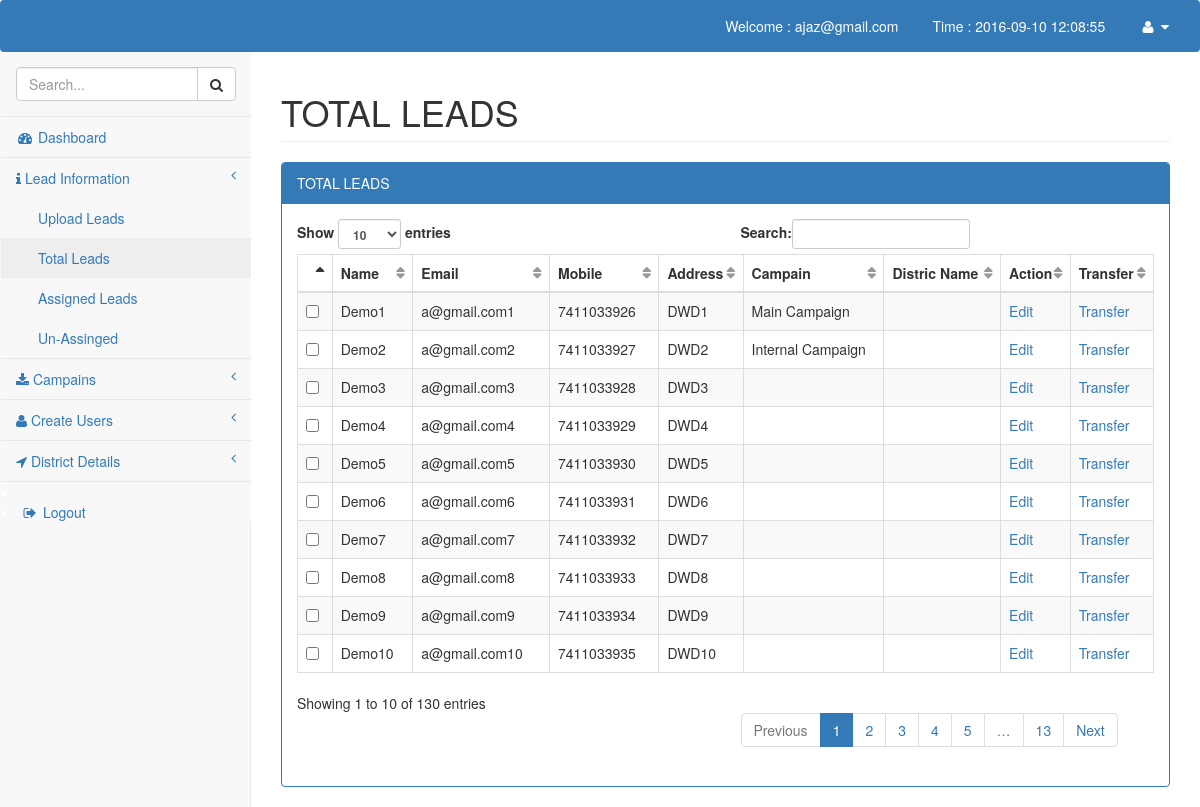
Before: /master/lead_info.php (signed in) with the older database file.
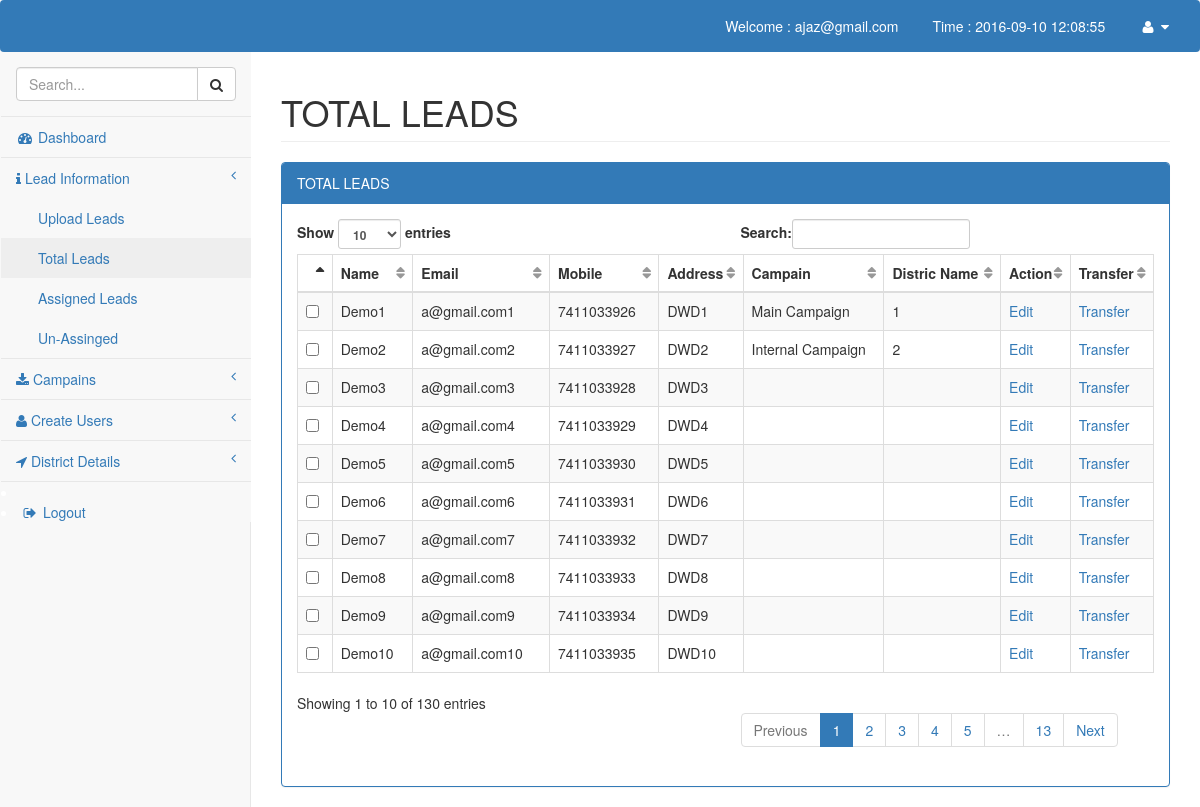
After: the same page with the newer database file.
### tables this page shows
CREATE TABLE IF NOT EXISTS `app_leads` (
`lead_id` bigint(20) NOT NULL,
  `lead_name` varchar(150) NOT NULL,
  `lead_email` varchar(150) NOT NULL,
  `lead_mobile` varchar(20) NOT NULL,
  `lead_address` text NOT NULL,
  `source_of_lead` varchar(255) NOT NULL,
  `district_name` varchar(255) NOT NULL,
  `assembly_name` varchar(255) NOT NULL,
  `ward_or_zp_name` varchar(255) NOT NULL,
  `polling_booth_no` varchar(255) NOT NULL,
  `campaign_group_name` varchar(255) NOT NULL,
  `voter_id` varchar(100) NOT NULL,
  `notepad` text NOT NULL,
  `uploaded_date` varchar(25) NOT NULL,
  `uploaded_by` varchar(100) NOT NULL,
  `uploaded_ip` varchar(100) NOT NULL,
  `modified_date` varchar(100) NOT NULL,
  `modified_by` varchar(100) NOT NULL,
  `modified_ip` varchar(100) NOT NULL
);

CREATE TABLE IF NOT EXISTS `campaigns` (
`campaign_id` int(11) NOT NULL,
  `campaign_name` varchar(255) NOT NULL,
  `district_id` int(11) NOT NULL,
  `uploaded_date` varchar(100) NOT NULL,
  `uploaded_by` varchar(100) NOT NULL,
  `uploaded_ip` varchar(100) NOT NULL,
  `modified_date` varchar(100) NOT NULL,
  `modified_by` varchar(100) NOT NULL,
  `modified_ip` varchar(100) NOT NULL
);

### comman/db_function.php (called while the page is built, shortened)
<?php
	function execute_sql_query($sql){
		$connection=db_connection();
		$result=mysqli_query($connection,$sql);
		if(!$result){
			sql_error($connection);
		}else{
			return $result;
		}
	}
	function execute_fetch($result){
		$fetch=mysqli_fetch_array($result);
		if(!$fetch){
		}else
		{
			return $fetch;
		}
	}
			?>
<?php
         function current_data_time(){
          return date('Y-m-d h:i:s');
    }
 ?>

### master/lead_info.php (the view, shortened to what this page needs)
<?php require_once('../webtemplate/headtags.php'); ?>
<?php require_once('../webtemplate/header_nav.php'); ?>
				<?php
					if(isset($_GET['show'])){
						$title=$_GET['show'];
					}else{
						$title="Total Leads";
					}
					if($title=="assigned"){
						 $get_lead="SELECT * FROM app_leads al,campaigns cmpgs WHERE al.campaign_group_name=cmpgs.campaign_id";
						 $campaign_name="";
					}elseif($title=="un-assigned"){
						 $get_lead="SELECT * FROM app_leads WHERE campaign_group_name=''";
						 $campaign_name="";
					}else{
						$get_lead="SELECT * FROM app_leads";
						$getdetails="SELECT * FROM app_leads al,campaigns cmpgs WHERE al.campaign_group_name=cmpgs.campaign_id";
						$details=execute_sql_query($getdetails);
					}
				 ?>
		<div id="page-wrapper">
            <div class="row">
                <div class="col-lg-12">
                    <h1 class="page-header"><?php echo strtoupper($title); ?></h1>
                </div>
            </div>
            <div class="row">
                <div class="col-lg-12">
                    <div class="panel panel-primary">
                        <div class="panel-heading">
                            <?php echo strtoupper($title); ?>
                        </div>
                        <div class="panel-body">
                            <form action="#" method="POST">
                            <div class="dataTable_wrapper">
                                <table width="100%" class="table table-striped table-bordered table-hover" id="dataTables-example">
						    <thead>
						    <tr>
						        <th data-field="state" data-checkbox="true" ></th>
						        <th data-field="lead_name" data-sortable="true">Name</th>
						        <th data-field="lead_email"  data-sortable="true">Email</th>
						        <th data-field="lead_mobile" data-sortable="true">Mobile</th>
						        <th data-field="lead_address" data-sortable="true">Address</th>
						        <th data-field="source_of_lead" data-sortable="true">Campain</th>
						        <th data-field="district_name" data-sortable="true">Distric Name</th>
						        <th data-field="Action" data-sortable="true">Action</th>
						        <th data-field="Transfer" data-sortable="true">Transfer</th>
						    </tr>
						    </thead>
						    <?php
						    	$execute=execute_sql_query($get_lead);
						    	while ($disp=execute_fetch($execute)) {
						    		$lead_id=$disp['lead_id'];
								if($title=="Total Leads"){
									$get_values=execute_fetch($details);
									if(!empty($get_values['campaign_group_name'])){
										$campaign_name=$get_values['campaign_name'];
									}else{$campaign_name="";}
								}
								?>
						    <tr data-index="0">
						    <td class="bs-checkbox">
						    <input data-index="0" name="toolbar1" type="checkbox"></td>
						    <td><?php echo $disp['lead_name'];?></td>
						    <td><?php echo $disp['lead_email'];?></td>
						    <td><?php echo $disp['lead_mobile'];?></td>
						    <td><?php echo $disp['lead_address'];?></td>
						    <td><?php echo $campaign_name;?></td>
						    <td><?php echo $disp['district_name'];?></td>
						    <td> <a href="edit_lead.php?edit_lead=<?php echo urldecode($lead_id)?>">Edit</a>  </td>
						     <td> <a href="transfer.php?edit_lead=<?php echo urldecode($lead_id)?>">Transfer</a>  </td>
						    </tr>
						    <?php }?>
                                </table>
                            </div>
                           </form>
                        </div>
                    </div>
                </div>
            </div>
        </div>
	<?php require_once('../webtemplate/footer.php'); ?>
</body>
</html>

### webtemplate/headtags.php (shortened to what this page needs)
<?php session_start();
   require_once('../comman/db_function.php');
    ?>
<!DOCTYPE html>
<html lang="en">
   <head>
      <link href="../webtemplate/css/bootstrap.min.css" rel="stylesheet">
      <link href="../webtemplate/css/metisMenu.min.css" rel="stylesheet">
      <link href="../webtemplate/css/metisMenu.min.css" rel="stylesheet">
      <link href="../webtemplate/css/timeline.css" rel="stylesheet">
      <link href="../webtemplate/css/mystyle.css" rel="stylesheet">
      <link href="../webtemplate/css/sb-admin-2.css" rel="stylesheet">
      <link href="../webtemplate/css/morris.css" rel="stylesheet">
      <link href="../webtemplate/css/font-awesome.min.css" rel="stylesheet" type="text/css">
   </head>

### webtemplate/header_nav.php (shortened to what this page needs)
<nav class="navbar navbar-dark bg-primary" role="navigation" style="margin-bottom: 0">
            <div class="navbar-header">
                <a class="navbar-brand" href="dashboard.php"></a>
            </div>
            <ul class="nav navbar-top-links navbar-right font-white">
           <li><a href="">Welcome : <?php echo $_SESSION['login_email'] ?></a>  </li>
           <li><a href="">Time : <?php echo current_data_time(); ?></a>  </li>
                <li class="dropdown">
                 <a class="dropdown-toggle" data-toggle="dropdown" href="#">
                    <i class="fa fa-user fa-fw"></i>  <i class="fa fa-caret-down"></i>
                    </a>
                </li>
            </ul>
        <?php if($_SESSION['login_userntype']=="master"){
               require_once('master_menus.php');
            }
        ?>
</nav>

### webtemplate/master_menus.php (shortened to what this page needs)
<div class="navbar-default sidebar" role="navigation">
   <div class="sidebar-nav navbar-collapse">
      <ul class="nav" id="side-menu">
         <li class="sidebar-search">
            <div class="input-group custom-search-form">
               <input type="text" class="form-control" placeholder="Search...">
               <span class="input-group-btn">
               <button class="btn btn-default" type="button">
               <i class="fa fa-search"></i>
               </button>
               </span>
            </div>
         </li>
         <li>
            <a href="index.html"><i class="fa fa-dashboard fa-fw"></i> Dashboard</a>
         </li>
         <li>
            <a href="#"><i class="fa fa-info" aria-hidden="true"></i>
            Lead Information <span class="fa arrow"></span>
            </a>
            <ul class="nav nav-second-level">
               <li> <a href="upload_lead.php">Upload Leads</a> </li>
               <li> <a href="lead_info.php"> Total Leads</a> </li>
               <li> <a href="lead_info.php?show=<?php echo urlencode("assigned");?>">Assigned Leads</a> </li>
               <li> <a href="lead_info.php?show=<?php echo urlencode("un-assigned");?>">
                  Un-Assinged</a>
               </li>
            </ul>
         </li>
         <li>
            <a href="#"><i class="fa fa-download"> </i>
            Campains  <span class="fa arrow"></span>
            </a>
         </li>
         <li>
            <a href="#"><i class="fa fa-user" aria-hidden="true"></i>
            Create Users<span class="fa arrow"></span>
            </a>
         </li>
         <li>
            <a href="#"><i class="fa fa-location-arrow" aria-hidden="true"></i>
            District Details<span class="fa arrow"></span>
            </a>
         </li>
      </ul>
   </div>
   <li class="divider"></li>
   <li><a href="../comman/logout.php"><i class="fa fa-sign-out fa-fw"></i> Logout</a></li>
</div>

### webtemplate/footer.php (shortened to what this page needs)
</body>
</html>

### webtemplate/css/mystyle.css (style rules this page uses)
.font-white li a { color: white; }
.navbar-brand { color: white; }

### webtemplate/css/sb-admin-2.css (style rules this page uses)
#page-wrapper { padding: 0 15px; min-height: 568px; background-color: #fff; }
@media (min-width:768px) { #page-wrapper { position: inherit; margin: 0 0 0 250px; padding: 0 30px; border-left: 1px solid #e7e7e7; } }
.navbar-top-links { margin-right: 0; }
.navbar-top-links li { display: inline-block; }
.navbar-top-links li:last-child { margin-right: 15px; }
.navbar-top-links li a { padding: 15px; min-height: 50px; }
.sidebar .sidebar-nav.navbar-collapse { padding-right: 0; padding-left: 0; }
.sidebar .sidebar-search { padding: 15px; }
.sidebar ul li { border-bottom: 1px solid #e7e7e7; }
.sidebar ul li a.active { background-color: #eee; }
.sidebar .arrow { float: right; }
.sidebar .fa.arrow:before { content: "\f104"; }
.sidebar .nav-second-level li, .sidebar .nav-third-level li { border-bottom: 0!important; }
.sidebar .nav-second-level li a { padding-left: 37px; }
@media (min-width:768px) { .sidebar { z-index: 1; position: absolute; width: 250px; margin-top: 51px; } }
table.dataTable thead .sorting, table.dataTable thead .sorting_asc, table.dataTable thead .sorting_desc, table.dataTable thead .sorting_asc_disabled, table.dataTable thead .sorting_desc_disabled { background: 0 0; }
table.dataTable thead .sorting_asc:after { content: "\f0de"; float: right; font-family: fontawesome; }
table.dataTable thead .sorting:after { content: "\f0dc"; float: right; font-family: fontawesome; color: rgba(50,50,50,.5); }

Changed rows visible on the page:
changed app_leads "Demo1": district_name (not shown) → "1"
changed app_leads "Demo2": district_name (not shown) → "2"
